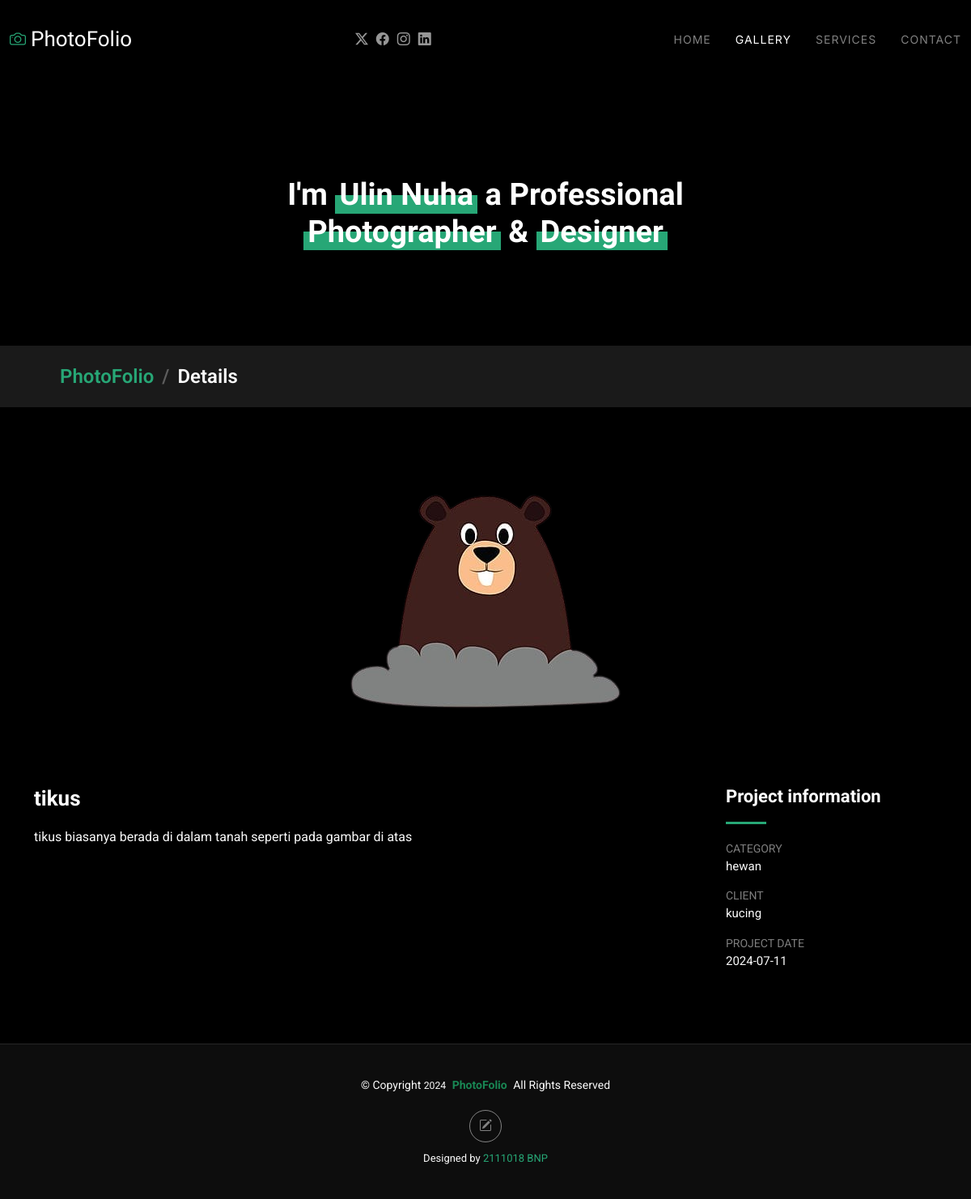
/tampil/detail/3, run on the app's committed database.
### tables this page shows
CREATE TABLE `galeri` (
  `id_galeri` int(11) NOT NULL,
  `gambar` varchar(255) NOT NULL,
  `deskripsi` text NOT NULL,
  `title` varchar(200) NOT NULL,
  `kategori` varchar(255) NOT NULL,
  `client` varchar(255) NOT NULL,
  `tgl` varchar(255) NOT NULL
);

### application/controllers/Tampil.php (called while the page is built, shortened)
<?php
class Tampil extends CI_Controller {
	public function __construct() {
		$this->load->model('m_tampil');
	}
	public function detail($id_galeri)
	{
		$data['galeri'] = $this->m_tampil->getGambar($id_galeri);
		$data['title'] = "Detail Gambar";
		$this->load->view('detail', $data);
	}
}

### index.php (called while the page is built, shortened)
<?php
require_once BASEPATH.'core/CodeIgniter.php';

### application/models/M_Tampil.php (called while the page is built, shortened)
<?php
class M_Tampil extends CI_Model{
	public function getGambar($id_galeri){
		return $this->db->where('id_galeri', $id_galeri)->get('galeri')->row();
	}
}

### application/views/detail.php (the view, shortened to what this page needs)
<!DOCTYPE html>
<html lang="en">
<head>
  <link href="<?= base_url(); ?>assets/PhotoFolio/assets/vendor/bootstrap/css/bootstrap.min.css" rel="stylesheet">
  <link href="<?= base_url(); ?>assets/PhotoFolio/assets/vendor/bootstrap-icons/bootstrap-icons.css" rel="stylesheet">
  <link href="<?= base_url(); ?>assets/PhotoFolio/assets/vendor/aos/aos.css" rel="stylesheet">
  <link href="<?= base_url(); ?>assets/PhotoFolio/assets/vendor/glightbox/css/glightbox.min.css" rel="stylesheet">
  <link href="<?= base_url(); ?>assets/PhotoFolio/assets/vendor/swiper/swiper-bundle.min.css" rel="stylesheet">
  <link href="<?= base_url(); ?>assets/PhotoFolio/assets/css/main.css" rel="stylesheet">
</head>
<body class="index-page">
  <header id="header" class="header d-flex align-items-center sticky-top">
    <div class="container-fluid position-relative d-flex align-items-center justify-content-between">
      <a href="#" class="logo d-flex align-items-center me-auto me-xl-0">
        <i class="bi bi-camera"></i>
        <h1 class="sitename">PhotoFolio</h1>
      </a>
      <nav id="navmenu" class="navmenu">
        <ul>
          <li><a href="<?= base_url('tampil') ?>" class="">Home<br></a></li>
          <li><a href="#gallery" class="active"><span>Gallery</span></a>
          </li>
          <li><a href="<?= base_url('tampil/services') ?>">Services</a></li>
          <li><a href="<?= base_url('tampil/contact') ?>">Contact</a></li>
        </ul>
      </nav>
      <div class="header-social-links">
        <a href=""><i class="bi bi-twitter-x"></i></a>
        <a href=""><i class="bi bi-facebook"></i></a>
        <a href=""><i class="bi bi-instagram"></i></a>
        <a href=""><i class="bi bi-linkedin"></i></a>
      </div>
    </div>
  </header>
  <main class="main">
    <section id="hero" class="hero section mb-5">
      <div class="container">
        <div class="row justify-content-center">
          <div class="col-lg-6 text-center" data-aos="fade-up" data-aos-delay="100">
            <h2><span>I'm </span><span class="underlight">Ulin Nuha</span> a Professional <span class="underlight">Photographer</span> & <span class="underlight">Designer</span></h2>
          </div>
        </div>
      </div>
    </section>
    <div id="gallery" class="page-title" data-aos="fade">
     <nav class="breadcrumbs">
        <div class="container">
          <ol>
            <li><a href="#" class="fs-4">PhotoFolio</a></li>
            <li class="current fs-4">Details</li>
          </ol>
        </div>
      </nav>
     </div>
    <section id="gallery-details" class="gallery-details section">
      <div class="container " data-aos="fade-up">
        <div class="">
            <img src="<?= base_url('uploads/galeri/'.$galeri->gambar) ?>" class="thumbnail" style="display: block; margin:auto;" alt="">
        </div>
        <div class="row justify-content-between gy-4 mt-4">
          <div class="col-lg-8" data-aos="fade-up">
            <div class="portfolio-description">
              <h2><?= $galeri->title ?></h2>
              <p>
                <?= $galeri->deskripsi ?>
              </p>
            </div>
          </div>
          <div class="col-lg-3" data-aos="fade-up" data-aos-delay="100">
            <div class="portfolio-info">
              <h3>Project information</h3>
              <ul>
                <li><strong>Category</strong> <?= $galeri->kategori ?></li>
                <li><strong>Client</strong> <?= $galeri->client ?></li>
                <li><strong>Project date</strong> <?= $galeri->tgl ?></li>
              </ul>
            </div>
          </div>
        </div>
      </div>
    </section>
  </main>
  <footer id="footer" class="footer">
    <div class="container">
      <div class="copyright text-center ">
        <p>© <span>Copyright</span> <small><?= date('Y') ?></small> <strong class="px-1 sitename text-success">PhotoFolio</strong> <span>All Rights Reserved</span></p>
      </div>
      <div class="social-links d-flex justify-content-center">
        <a href="<?= base_url('login') ?>" class="twitter"><i class="bi bi-pencil-square"></i></a>
      </div>
      <div class="credits">
        Designed by <a href="#">2111018 BNP</a>
      </div>
    </div>
  </footer>
</body>
</html>

### data on the page
galeri: gambar (picture), title "tikus", deskripsi "tikus biasanya berada di dalam tanah seperti pada gambar di atas", kategori "hewan", client "kucing", tgl "2024-07-11"
